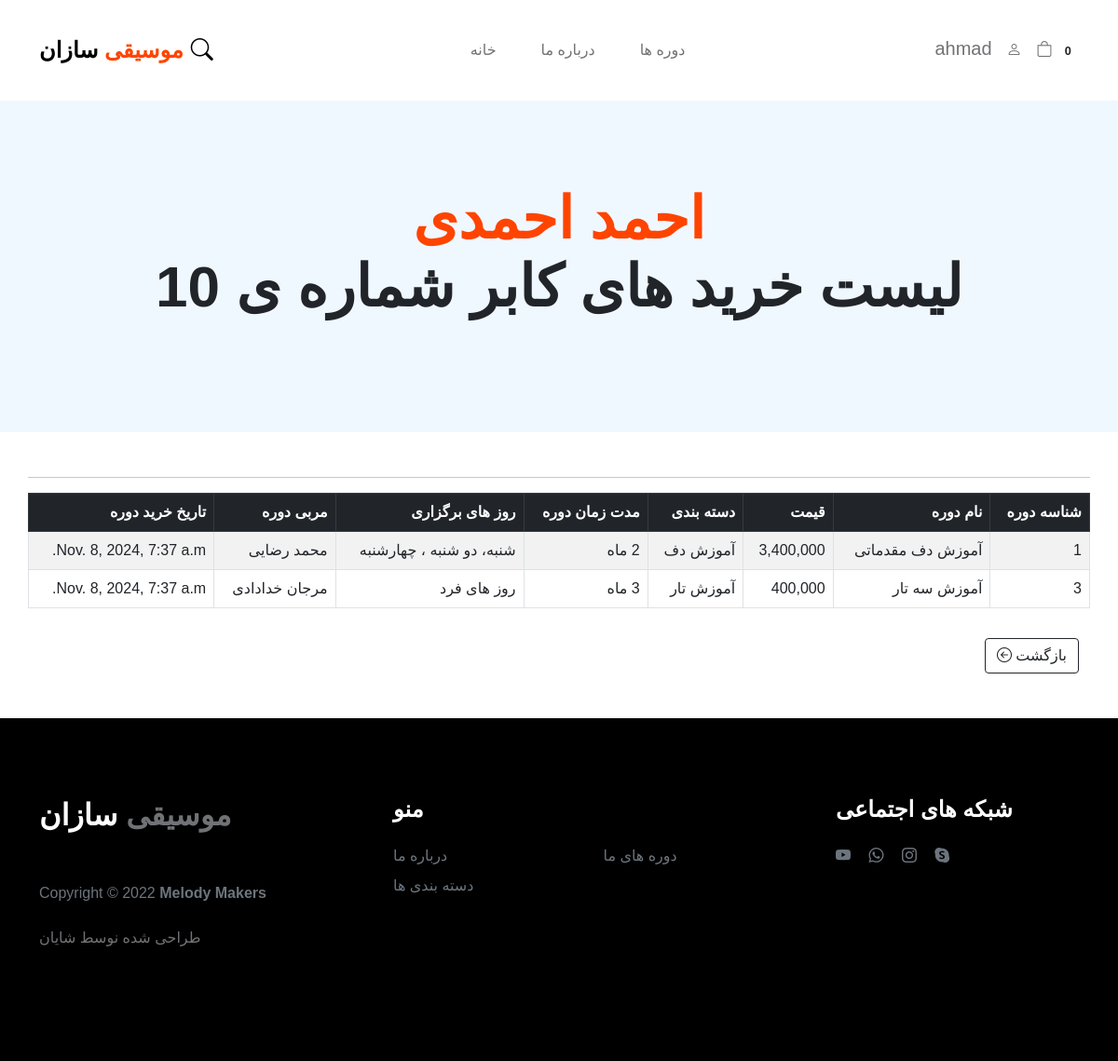
The app's page /payment/users_courses/10 (signed in) with its own data.
### Payment/models.py (models this page shows, shortened)
class OrderItem(models.Model):
    order = models.ForeignKey(Order, on_delete=models.CASCADE, null=True, blank=True)
    course = models.ForeignKey(Course, on_delete=models.CASCADE, null=True, blank=True)
    user = models.ForeignKey(User, on_delete=models.CASCADE, null=True, blank=True)
    price = models.DecimalField(max_digits=13,decimal_places=0)
    def __str__(self):
        return f'Order Item - {self.id}'

class Order(models.Model):
    user = models.ForeignKey(User, on_delete=models.CASCADE, null=True, blank=True)
    full_name = models.CharField(max_length=50)
    email = models.EmailField(max_length=250)
    amount_paid = models.DecimalField(max_digits=13, decimal_places=0)
    date_ordered = models.DateTimeField(auto_now_add=True)

### Course/models.py (models this page shows, shortened)
class Course(models.Model):
    name = models.CharField(max_length=40)
    description = models.CharField(max_length=500, default='', blank=True)
    price = models.DecimalField(default=0, decimal_places=0, max_digits=150)
    category = models.ForeignKey(Category,on_delete=models.CASCADE,default=1)
    picture = models.ImageField(upload_to='upload/course/')
    is_sale = models.BooleanField(default=False)
    sale_price = models.DecimalField(max_digits=14, decimal_places=0, null=True, blank=True)
    length = models.CharField(default=0, max_length=250)
    days = models.CharField(max_length=40,default='')
    teacher_name = models.CharField(max_length=40,default='')

class Category(models.Model):
    name = models.CharField(max_length=40,default='')
    def __str__(self):
        return self.name

### Payment/views.py (the view)
# urls.py: path('users_courses/<int:pk>', views.users_courses, name='users_courses'),
def users_courses(request,pk):
    if request.user.is_authenticated and request.user.is_superuser:
        user = User.objects.get(id=pk)
        courses = OrderItem.objects.filter(user=pk)
        print(courses)
        return render(request, 'users_courses.html', {"user":user, "courses":courses })

### Cart/cart.py (called while the page is built)
    def __len__(self):
        return len(self.cart)

### Cart/context_processors.py (called while the page is built)
def cart(request):
    return{'cart':Cart(request)}

### Payment/templates/users_courses.html (shortened to what this page needs)
{% extends 'base.html' %}
{% load static %}
{% load humanize %}
{% block content %}
<header class="site-header section-padding d-flex justify-content-center align-items-center">
  <div class="container">
      <div class="row">
        <center>
          <div class="col-lg-10 col-12 " dir="rtl">
            <h1>
                <span class=" text-primary"> {{user.first_name}} {{user.last_name}}</span><br>
                <span class="text-dark"> لیست خرید های کابر شماره ی {{user.id}}</span>
            </h1>
        </div>
        </center>
      </div>
  </div>
</header>
 <section class="py-5" dir="rtl">
    <div class="container h-100">
        <div class="row d-flex justify-content-center align-items-center">
            <hr>
            <table class="table table-striped table-hover table-bordered">
                <thead class="table-dark">
                    <tr>
                      <th scope="col"> شناسه دوره </th>
                      <th scope="col">  نام دوره </th>
                      <th scope="col">قیمت   </th>
                      <th scope="col">دسته بندی </th>
                      <th scope="col">مدت زمان دوره  </th>
                      <th scope="col">روز های برگزاری</th>
                      <th scope="col">  مربی دوره</th>
                      <th scope="col">  تاریخ خرید دوره</th>
                    </tr>
                  </thead>
                  <tbody>
                {% for item in courses %}
                    <tr>
                      <td>{{ item.course.id }}</td>
                      <td>  {{item.course.name}}</td>
                      <td>{{ item.course.price | intcomma }}</td>
                      <td>{{ item.course.category }}</td>
                      <td>{{ item.course.length }}</td>
                      <td>{{ item.course.days }}</td>
                      <td>{{ item.course.teacher_name }}</td>
                      <td>{{ item.order.date_ordered }}</td>
                    </tr>
                {% endfor %}
                  </tbody>
              </table>
            </div>
            <a class="btn btn-outline-dark flex-shrink-0  mt-3" href="{% url 'user_list' %}">
              بازگشت
              <i class="bi bi-arrow-left-circle"></i>
             </a>
    </div>
  </section>
{% endblock content %}

### Course/templates/navbar.html (shortened to what this page needs)
<nav class="navbar navbar-expand-lg">
    <div class="container">
        <a class="navbar-brand" href="{% url 'home' %}">
            <strong><span>موسیقی</span> سازان</strong>
        </a>
        <a class="navbar-brand mx-2" href="{% url 'search' %}">
            <i class="bi bi-search"></i>
        </a>
        <div class="collapse navbar-collapse" id="navbarNav">
            <ul class="navbar-nav mx-auto">
                <li class="nav-item">
                    <a class="nav-link" href="{% url 'home' %}">خانه</a>
                </li>
                <li class="nav-item">
                    <a class="nav-link" href="{% url 'about' %}">درباره ما</a>
                </li>
                <li class="nav-item dropdown">
                    <a class="nav-link dropdown-toggle" id="navbarDropdown" href="#" role="button" data-bs-toggle="dropdown" aria-expanded="false">دوره ها</a>
                </li>
            </ul>
        </div>
        <div class="d-flex align-items-center ms-auto">
            {% if user.is_authenticated %}
            <p style="margin-top: 12px;">{{user.username}}</p>
                <div class="nav-item dropdown">
                    <a class="nav-link dropdown-toggle bi-person custom-icon" id="navbarDropdown" href="#" role="button" data-bs-toggle="dropdown" aria-expanded="false"></a>
                </div>
            {% else %}
                <a href="{% url 'login' %}" class="bi-person custom-icon me-3"></a>
            {% endif %}
            <form action="d-flex">
                <a href="{% url 'cart_summary' %}" class="bi-bag custom-icon">
                    <span class="badge bg-white text-dark rounded-pill" id="cart_quantity">{{ cart|length }}</span>
                </a>
            </form>
        </div>
    </div>
</nav>

### static/css/tooplate-little-fashion.css (style rules this page uses)
:root { --white-color: #FFFFFF; --primary-color: #FF4400; --section-bg-color: #f0f8ff; --dark-color: #000000; --grey-color: #d0d1d1; --p-color: #717275; --body-font-family: 'B Nazanin', 'Vazir', sans-serif; --h5-font-size: 24px; --p-font-size: 20px; --copyright-text-font-size: 16px; --product-link-font-size: 14px; --custom-link-font-size: 12px; --font-weight-thin: 100; --font-weight-light: 300; --font-weight-normal: 400; --font-weight-bold: 700; --font-weight-black: 900; }
body, html { height: 100%; }
html { scroll-behavior: smooth; }
body { background: var(--white-color); font-family: var(--body-font-family); position: relative; }
h1, h2, h3, h4, h5, h6 { font-weight: var(--font-weight-bold); }
h1, h2 { font-weight: var(--font-weight-black); }
h1 { font-size: 64px; line-height: normal; }
p { color: var(--p-color); font-size: var(--p-font-size); font-weight: var(--font-weight-light); }
a, button { touch-action: manipulation; transition: all 0.3s; }
a { color: var(--p-color); text-decoration: none; }
.text-primary { color: var(--primary-color) !important; }
b, strong { font-weight: var(--font-weight-bold); }
.custom-icon { color: var(--p-color); font-size: 24px; }
.custom-icon { display: inline-block; vertical-align: middle; }
.bi-bag.custom-icon { font-size: 17px; }
.navbar { background: var(--white-color); position: fixed; top: 0; right: 0; left: 0; padding: 25px 0; z-index: 2; will-change: transform; transition: transform 300ms linear; }
.navbar span, h2 span, h4 span { color: var(--primary-color); }
.navbar-brand { color: var(--dark-color); font-size: 24px; font-weight: var(--font-weight-light); margin: 0; padding: 0; }
.navbar-expand-lg .navbar-nav .nav-link { display: inline-block; padding: 0; margin-right: 1.5rem; margin-left: 1.5rem; }
.nav-link { color: var(--p-color); font-size: 16px; position: relative; }
.navbar .nav-link::after { position: absolute; top: 100%; left: 0; width: 100%; height: 2px; background: var(--grey-color); content: ''; opacity: 0; -webkit-transition: opacity 0.3s, -webkit-transform 0.3s; -moz-transition: opacity 0.3s, -moz-transform 0.3s; transition: opacity 0.3s, transform 0.3s; -webkit-transform: translateY(10px); -moz-transform: translateY(10px); transform: translateY(10px); }
.site-header { background-color: var(--section-bg-color); position: relative; overflow: hidden; margin-top: 86px; }
.site-header.section-padding { padding-top: 7rem; padding-bottom: 7rem; }
section { content-visibility: auto; contain-intrinsic-size: 700px; }
.section-padding { padding-top: 7rem; padding-bottom: 7rem; }
@media screen and (max-width: 1200px) { h1 { font-size: 62px; } }

### records on screen
OrderItem: course.id "1", course.name "آموزش دف مقدماتی", course.price "3,400,000", course.category "آموزش دف", course.length "2 ماه", course.days "شنبه، دو شنبه ، چهارشنبه", course.teacher_name "محمد رضایی", order.date_ordered "Nov. 8, 2024, 7:37 a.m."
OrderItem: course.id "3", course.name "آموزش سه تار", course.price "400,000", course.category "آموزش تار", course.length "3 ماه", course.days "روز های فرد", course.teacher_name "مرجان خدادادی", order.date_ordered "Nov. 8, 2024, 7:37 a.m."

### other values on screen
{{ user.username }} "ahmad"
{{ cart|length }} "0"
{{ user.first_name }} "احمد"
{{ user.last_name }} "احمدی"
{{ user.id }} "10"
